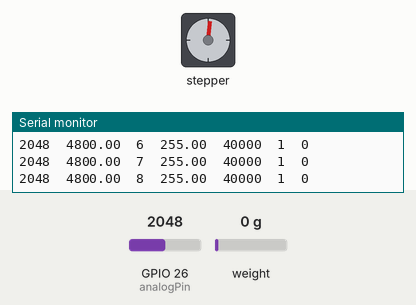
This program was run on a simulated ESP32. On the bench: stepper motor, the last lines printed to the serial monitor. Wiring (inferred from the names in the program): stepper motor driver (200 steps per turn assumed): step GPIO 33; direction GPIO 32. Inputs (shaded band) come from the test bench; at power-on: GPIO 26 (analogPin) = 2048, weight on the scale 0 g.

Above: at 3.2 s.
3.3 s: GPIO 26 (analogPin) set to 1059
At 4.81 s:
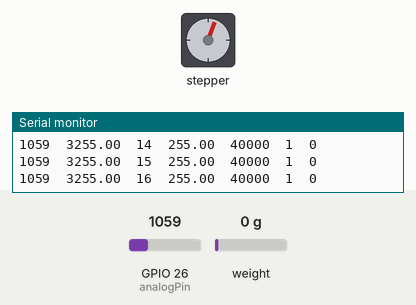
6.3 s: GPIO 26 (analogPin) set to 945
9.3 s: weight on the scale set to 1250 g
At 11.34 s:
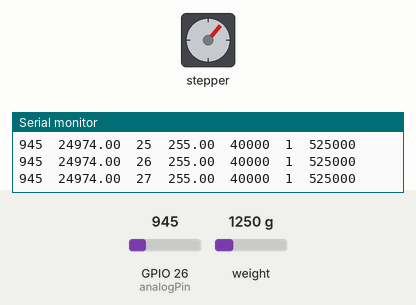
12.3 s: weight on the scale set to 100 g
15.3 s: weight on the scale set to 2500 g
At 19.58 s:
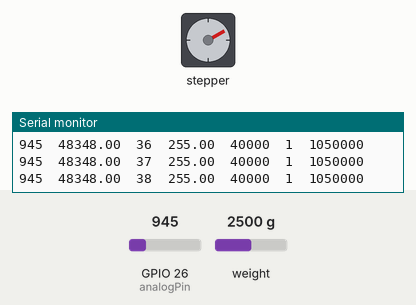
Timing chart, 0 to 30.0 s (numbered marks = the images above; inputs shaded):
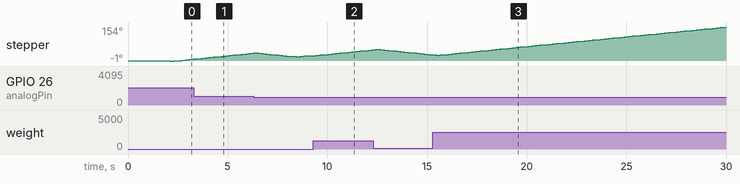

The program:

main.cpp
```cpp
#include <Arduino.h>
#include <PID_v1.h>

#include "HX711.h"

const int LOADCELL_DOUT_PIN = 16;
const int LOADCELL_SCK_PIN = 4;

HX711 scale;

const int directionPin = 32;
const int stepPin = 33;
const int analogPin = 26;
bool pulseState = false;
int pulseFrequency = 8000;
unsigned long lastPulseTime = 0;
unsigned long position = 5;
bool direction = true;

double setpoint, input, output;
double Kp = 0.08, Ki = 0.00005, Kd = 0.0001;  // 0.2 0.005 0.01
PID myPID(&input, &output, &setpoint, Kp, Ki, Kd, DIRECT);

unsigned long lastPrint = 0;
long pidOutput = 0;

long force = 0;

void setup() {
    Serial.begin(115200);

    pinMode(directionPin, OUTPUT);
    pinMode(stepPin, OUTPUT);
    pinMode(analogPin, INPUT);

    digitalWrite(directionPin, direction);
    myPID.SetMode(AUTOMATIC);

    scale.begin(LOADCELL_DOUT_PIN, LOADCELL_SCK_PIN);
    scale.set_scale();
    Serial.println("Tare... remove any weights from the scale.");
    delay(1000);
    scale.tare();
}

void loop() {
    myPID.Compute();

    input = position;
    uint16_t analogValue = analogRead(analogPin);
    if (analogValue < 1000) {
        setpoint = map(force * -1, 0, 40000, 1600, 8000);
    } else {
        setpoint = map(analogValue, 0, 4095, 1600, 8000);
    }
    pidOutput = map(output * 10, 0, 2550, -40000, 40000);
    pulseFrequency = abs(pidOutput);

    if (lastPrint + 100 < millis()) {
        Serial.print(analogValue);
        Serial.print("\t");
        Serial.print(setpoint);
        Serial.print("\t");
        Serial.print(position);
        Serial.print("\t");
        Serial.print(output);
        Serial.print("\t");
        Serial.print(pidOutput);
        Serial.print("\t");
        Serial.print(direction);
        Serial.print("\t");
        Serial.print(force);
        Serial.println("");
        lastPrint = millis();
    }

    if (lastPulseTime + 1000000.0 / pulseFrequency < micros()) {
        if (pulseState) {
            digitalWrite(stepPin, pulseState);
            pulseState = !pulseState;
            if (direction) {
                position += 1;
            } else {
                position -= 1;
            }
        } else {
            digitalWrite(stepPin, pulseState);
            pulseState = !pulseState;
        }

        if (pidOutput > 0) {
            direction = true;
        } else {
            direction = false;
        }

        if (position > 8000) {
            position = 8000;
            direction = false;
        }

        if (position < 1) {
            direction = true;
            position = 0;
        }

        digitalWrite(directionPin, direction);
        lastPulseTime = micros();
    }

    // Serial.println(pulseState);
    if (scale.is_ready()) {
        force = scale.get_units(1);
    }
}
```
